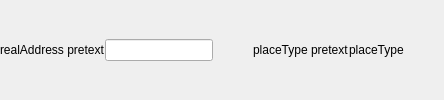
        <widget class="QWidget" name="widget_15" native="true">
         <layout class="QGridLayout" name="gridLayout_19">
          <property name="leftMargin">
           <number>0</number>
          </property>
          <property name="topMargin">
           <number>0</number>
          </property>
          <property name="rightMargin">
           <number>0</number>
          </property>
          <property name="bottomMargin">
           <number>0</number>
          </property>
          <property name="spacing">
           <number>0</number>
          </property>
          <item row="0" column="1">
           <widget class="QLineEdit" name="realAddress">
            <property name="readOnly">
             <bool>true</bool>
            </property>
           </widget>
          </item>
          <item row="0" column="2">
           <spacer name="horizontalSpacer_11">
            <property name="orientation">
             <enum>Qt::Horizontal</enum>
            </property>
            <property name="sizeHint" stdset="0">
             <size>
              <width>40</width>
              <height>20</height>
             </size>
            </property>
           </spacer>
          </item>
          <item row="0" column="0">
           <widget class="QLabel" name="realAddressPretext">
            <property name="text">
             <string>realAddress pretext</string>
            </property>
           </widget>
          </item>
          <item row="0" column="3">
           <widget class="QLabel" name="placeTypePretext">
            <property name="text">
             <string>placeType pretext</string>
            </property>
           </widget>
          </item>
          <item row="0" column="5">
           <spacer name="horizontalSpacer_20">
            <property name="orientation">
             <enum>Qt::Horizontal</enum>
            </property>
            <property name="sizeHint" stdset="0">
             <size>
              <width>40</width>
              <height>20</height>
             </size>
            </property>
           </spacer>
          </item>
          <item row="0" column="4">
           <widget class="QLabel" name="placeType">
            <property name="text">
             <string>placeType</string>
            </property>
           </widget>
          </item>
         </layout>
        </widget>
